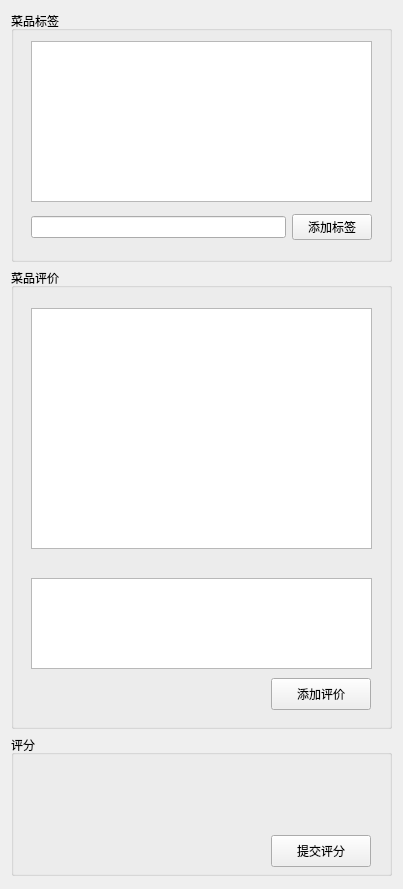
<?xml version="1.0" encoding="UTF-8"?>
<ui version="4.0">
 <class>MoreThingMenu</class>
 <widget class="QWidget" name="MoreThingMenu">
  <property name="geometry">
   <rect>
    <x>0</x>
    <y>0</y>
    <width>403</width>
    <height>889</height>
   </rect>
  </property>
  <property name="windowTitle">
   <string>Form</string>
  </property>
  <layout class="QVBoxLayout" name="verticalLayout">
   <item>
    <widget class="QGroupBox" name="groupBox">
     <property name="minimumSize">
      <size>
       <width>381</width>
       <height>251</height>
      </size>
     </property>
     <property name="maximumSize">
      <size>
       <width>381</width>
       <height>251</height>
      </size>
     </property>
     <property name="title">
      <string>菜品标签</string>
     </property>
     <widget class="QListWidget" name="lwTags">
      <property name="geometry">
       <rect>
        <x>20</x>
        <y>30</y>
        <width>341</width>
        <height>161</height>
       </rect>
      </property>
      <property name="wordWrap">
       <bool>true</bool>
      </property>
     </widget>
     <widget class="QWidget" name="layoutWidget">
      <property name="geometry">
       <rect>
        <x>20</x>
        <y>200</y>
        <width>341</width>
        <height>33</height>
       </rect>
      </property>
      <layout class="QHBoxLayout" name="horizontalLayout">
       <item>
        <widget class="QLineEdit" name="lineNewTag"/>
       </item>
       <item>
        <widget class="QPushButton" name="btAddTag">
         <property name="text">
          <string>添加标签</string>
         </property>
        </widget>
       </item>
      </layout>
     </widget>
    </widget>
   </item>
   <item>
    <widget class="QGroupBox" name="groupBox_2">
     <property name="minimumSize">
      <size>
       <width>381</width>
       <height>461</height>
      </size>
     </property>
     <property name="maximumSize">
      <size>
       <width>381</width>
       <height>461</height>
      </size>
     </property>
     <property name="title">
      <string>菜品评价</string>
     </property>
     <widget class="QListWidget" name="lwComments">
      <property name="geometry">
       <rect>
        <x>20</x>
        <y>40</y>
        <width>341</width>
        <height>241</height>
       </rect>
      </property>
      <property name="wordWrap">
       <bool>true</bool>
      </property>
     </widget>
     <widget class="QTextEdit" name="textComment">
      <property name="geometry">
       <rect>
        <x>20</x>
        <y>310</y>
        <width>341</width>
        <height>91</height>
       </rect>
      </property>
     </widget>
     <widget class="QPushButton" name="btnAddComment">
      <property name="geometry">
       <rect>
        <x>260</x>
        <y>410</y>
        <width>100</width>
        <height>32</height>
       </rect>
      </property>
      <property name="text">
       <string>添加评价</string>
      </property>
     </widget>
    </widget>
   </item>
   <item>
    <widget class="QGroupBox" name="groupBox_12">
     <property name="minimumSize">
      <size>
       <width>381</width>
       <height>141</height>
      </size>
     </property>
     <property name="maximumSize">
      <size>
       <width>381</width>
       <height>141</height>
      </size>
     </property>
     <property name="title">
      <string>评分</string>
     </property>
     <widget class="QPushButton" name="btnCommitStar">
      <property name="geometry">
       <rect>
        <x>260</x>
        <y>100</y>
        <width>100</width>
        <height>32</height>
       </rect>
      </property>
      <property name="text">
       <string>提交评分</string>
      </property>
     </widget>
     <widget class="QWidget" name="layoutWidget">
      <property name="geometry">
       <rect>
        <x>15</x>
        <y>34</y>
        <width>351</width>
        <height>51</height>
       </rect>
      </property>
      <layout class="QHBoxLayout" name="horizontalLayout_2">
       <item>
        <widget class="StarButton" name="btnStar1">
         <property name="minimumSize">
          <size>
           <width>0</width>
           <height>40</height>
          </size>
         </property>
         <property name="styleSheet">
          <string notr="true">QPushButton{background:transparent;border:none;}</string>
         </property>
         <property name="text">
          <string/>
         </property>
         <property name="icon">
          <iconset resource="Dishes.qrc">
           <normaloff>:/images/star.svg</normaloff>:/images/star.svg</iconset>
         </property>
         <property name="iconSize">
          <size>
           <width>30</width>
           <height>30</height>
          </size>
         </property>
        </widget>
       </item>
       <item>
        <widget class="StarButton" name="btnStar2">
         <property name="minimumSize">
          <size>
           <width>0</width>
           <height>40</height>
          </size>
         </property>
         <property name="styleSheet">
          <string notr="true">QPushButton{background:transparent;border:none;}</string>
         </property>
         <property name="text">
          <string/>
         </property>
         <property name="icon">
          <iconset resource="Dishes.qrc">
           <normaloff>:/images/star.svg</normaloff>:/images/star.svg</iconset>
         </property>
         <property name="iconSize">
          <size>
           <width>30</width>
           <height>30</height>
          </size>
         </property>
        </widget>
       </item>
       <item>
        <widget class="StarButton" name="btnStar3">
         <property name="minimumSize">
          <size>
           <width>0</width>
           <height>40</height>
          </size>
         </property>
         <property name="styleSheet">
          <string notr="true">QPushButton{background:transparent;border:none;}</string>
         </property>
         <property name="text">
          <string/>
         </property>
         <property name="icon">
          <iconset resource="Dishes.qrc">
           <normaloff>:/images/star.svg</normaloff>:/images/star.svg</iconset>
         </property>
         <property name="iconSize">
          <size>
           <width>30</width>
           <height>30</height>
          </size>
         </property>
        </widget>
       </item>
       <item>
        <widget class="StarButton" name="btnStar4">
         <property name="minimumSize">
          <size>
           <width>0</width>
           <height>40</height>
          </size>
         </property>
         <property name="styleSheet">
          <string notr="true">QPushButton{background:transparent;border:none;}</string>
         </property>
         <property name="text">
          <string/>
         </property>
         <property name="icon">
          <iconset resource="Dishes.qrc">
           <normaloff>:/images/star.svg</normaloff>:/images/star.svg</iconset>
         </property>
         <property name="iconSize">
          <size>
           <width>30</width>
           <height>30</height>
          </size>
         </property>
        </widget>
       </item>
       <item>
        <widget class="StarButton" name="btnStar5">
         <property name="minimumSize">
          <size>
           <width>0</width>
           <height>40</height>
          </size>
         </property>
         <property name="styleSheet">
          <string notr="true">QPushButton{background:transparent;border:none;}</string>
         </property>
         <property name="text">
          <string/>
         </property>
         <property name="icon">
          <iconset resource="Dishes.qrc">
           <normaloff>:/images/star.svg</normaloff>:/images/star.svg</iconset>
         </property>
         <property name="iconSize">
          <size>
           <width>30</width>
           <height>30</height>
          </size>
         </property>
        </widget>
       </item>
      </layout>
     </widget>
    </widget>
   </item>
  </layout>
 </widget>
 <customwidgets>
  <customwidget>
   <class>StarButton</class>
   <extends>QPushButton</extends>
   <header location="global">starbutton.h</header>
  </customwidget>
 </customwidgets>
 <resources>
  <include location="Dishes.qrc"/>
 </resources>
 <connections/>
</ui>
